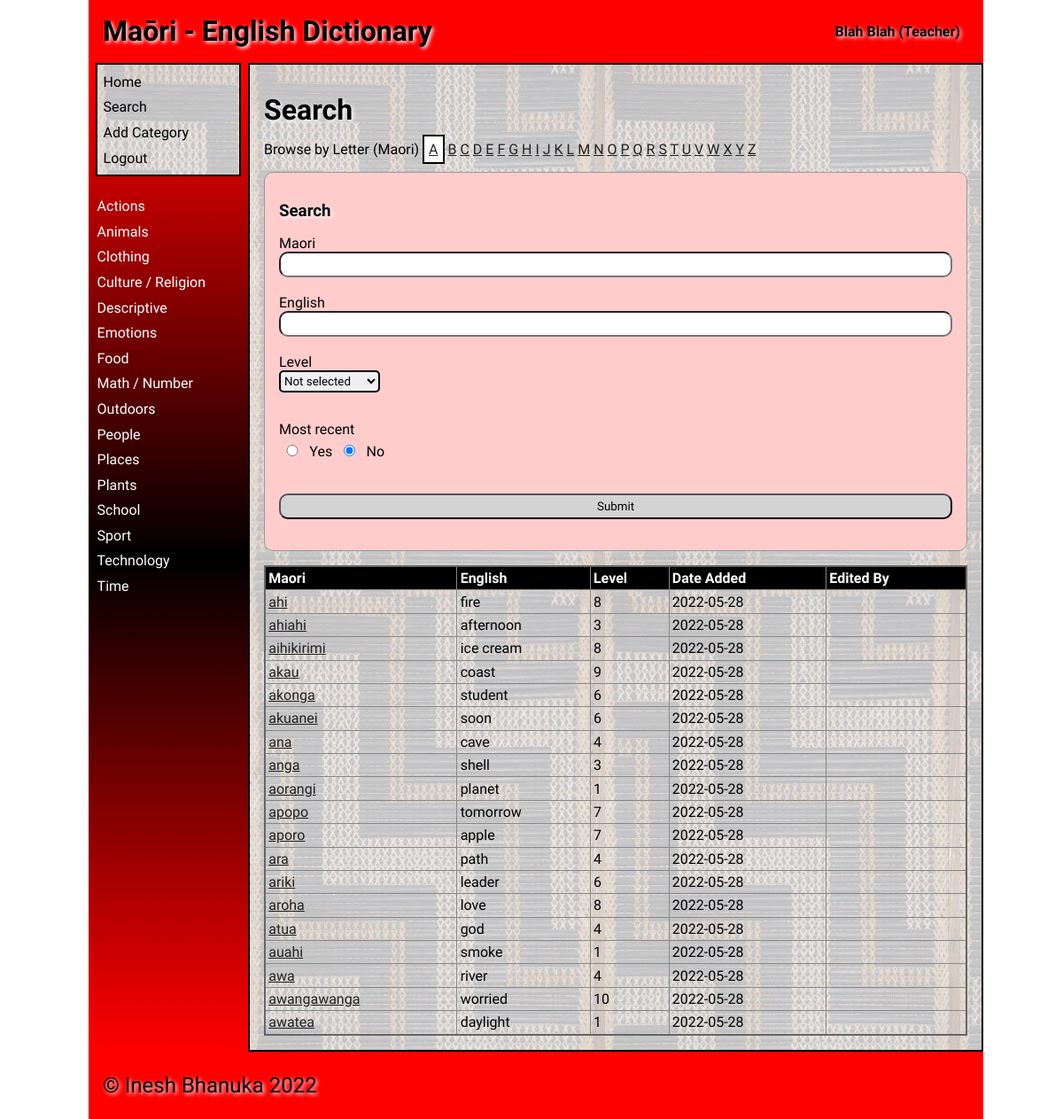
/search/A (signed in), run on the app's committed database.
### tables this page shows
CREATE TABLE "category"
(
    id            integer
        primary key autoincrement,
    category_name varchar(30) not null
);

CREATE TABLE "dictionary"
(
    id          integer
        primary key autoincrement,
    maori       varchar(30)   not null,
    english     varchar(30)   not null,
    description varchar(1000) not null,
    level       integer       not null,
    category_id integer       not null
        references category
            on delete cascade,
    user_id     integer
                              references user_details
                                  on delete set null,
    date_added  datetime      not null
);

### app.py (the view)
@app.route('/search/<letter>', methods=["POST", "GET"])
def render_search(letter):
    error = ""
    if request.method == "POST":
        search_letter = ""
        search_results = do_search_by_form(request.form)
    else:
        search_results = []
        search_letter = letter
        error = request.args.get('error')
        if error is None:
            error = ""
            search_results = do_search_by_browse(letter)
    if search_results is None:
        return redirect(f'/search/~?error=Unexpected+error+has+occurred+during+search+please+try+again+later')
    return render_template('search.html',
                           search_results=search_results,
                           logged_in=is_logged_in(),
                           letter=letter,
                           category_list=get_categories(),
                           selected=get_selected(search_letter),
                           allow_edit=allow_edit(),
                           error=error,
                           current_user=get_user())

### data_access.py (called while the page is built)
def get_connection(db_file):
    try:
        connection = sqlite3.connect(db_file)
        connection.execute('pragma foreign_keys=ON')
        return connection
    except Error as e:
        print(e)
    return None

def execute_query(query, args=None):
    connection = get_connection(DATABASE)
    cursor = connection.cursor()
    try:
        if args is None:
            cursor.execute(query)
        else:
            cursor.execute(query, args)
        query_results = cursor.fetchall()
    except sqlite3.Error as e:
        return e
    finally:
        if connection is not None:
            connection.close()
    return query_results

def get_allow_edit(email):
    query = """SELECT allow_edit
               FROM user_type
               WHERE id = (SELECT user_type_id FROM user_details WHERE email = ?)"""
    query_results = execute_query(query, [email])
    if issubclass(type(query_results), Error) or len(query_results) == 0:
        return None
    return query_results[0][0]

def get_category_list():
    category_list = execute_query("SELECT * FROM category ORDER BY category_name")
    if issubclass(type(category_list), Error):
        return []
    return category_list

def get_browse_results(letter):
    query = """SELECT d.id, d.maori, d.english, d.level, d.date_added, ifnull(u.first_name, ''), ifnull(u.last_name, '')
               FROM dictionary d
               LEFT JOIN user_details u on d.user_id = u.id
               WHERE maori LIKE ?
               ORDER BY maori, english"""
    query_results = execute_query(query, [f"{letter}%"])
    if issubclass(type(query_results), Error):
        return None
    return query_results

### services.py (called while the page is built)
def is_logged_in():
    if session.get('email') is None:
        return False
    else:
        return True

def allow_edit():
    if not is_logged_in():
        return False
    email = session.get('email')
    allow = get_allow_edit(email)
    if allow is None:
        return False
    return allow

def do_search_by_browse(letter):
    search_results = []
    if letter.isalpha() and letter != "~" and len(letter) == 1:
        search_results = get_browse_results(letter)
    return search_results

def get_selected(alphabetic_letter):
    selected = []
    if alphabetic_letter.isalpha() and len(alphabetic_letter) == 1:
        for i in range(26):
            selected.append("")
        selected[string.ascii_lowercase.index(alphabetic_letter.lower())] = "selected"
    return selected

def get_categories():
    return get_category_list()

### templates/search.html (shortened to what this page needs)
{% extends "base.html" %}
{% block main %}
    <h1>Search</h1>
        <div class="letter-label">Browse by Letter (Maori)
        <a href="/search/A" class="{{ selected[0] }}">A</a>
        <a href="/search/B" class="{{ selected[1] }}">B</a>
        <a href="/search/C" class="{{ selected[2] }}">C</a>
        <a href="/search/D" class="{{ selected[3] }}">D</a>
        <a href="/search/E" class="{{ selected[4] }}">E</a>
        <a href="/search/F" class="{{ selected[5] }}">F</a>
        <a href="/search/G" class="{{ selected[6] }}">G</a>
        <a href="/search/H" class="{{ selected[7] }}">H</a>
        <a href="/search/I" class="{{ selected[8] }}">I</a>
        <a href="/search/J" class="{{ selected[9] }}">J</a>
        <a href="/search/K" class="{{ selected[10] }}">K</a>
        <a href="/search/L" class="{{ selected[11] }}">L</a>
        <a href="/search/M" class="{{ selected[12] }}">M</a>
        <a href="/search/N" class="{{ selected[13] }}">N</a>
        <a href="/search/O" class="{{ selected[14] }}">O</a>
        <a href="/search/P" class="{{ selected[15] }}">P</a>
        <a href="/search/Q" class="{{ selected[16] }}">Q</a>
        <a href="/search/R" class="{{ selected[17] }}">R</a>
        <a href="/search/S" class="{{ selected[18] }}">S</a>
        <a href="/search/T" class="{{ selected[19] }}">T</a>
        <a href="/search/U" class="{{ selected[20] }}">U</a>
        <a href="/search/V" class="{{ selected[21] }}">V</a>
        <a href="/search/W" class="{{ selected[22] }}">W</a>
        <a href="/search/X" class="{{ selected[23] }}">X</a>
        <a href="/search/Y" class="{{ selected[24] }}">Y</a>
        <a href="/search/Z" class="{{ selected[25] }}">Z</a>
        </div>
    <form id = "search" class="dataForm" method="post">
        <h3>Search</h3>
            <div class="form-label">Maori</div>
            <div class="form-element"><input type="text" name = "maori" maxlength="30"></div>
        <div class="form-group">
            <div class="form-label">English</div>
            <div class="form-element"><input type="text" name = "english" maxlength="30"></div>
        </div>
        <div class="form-group">
            <div class="form-label">Level</div>
                <div>
                  <select name="level" id="level">
                    <option value="0">Not selected</option>
                  </select>
                </div>
            <div class="form-group-buttons" >
                <div class="form-label">Most recent</div>
                    <div>
                        <input type="radio" id="1" value ="1" name="Date-Added">
                        <label>Yes</label>
                        <input type="radio" id="2" value="0" name="Date-Added" checked>
                        <label>No</label>
                    </div>
            </div>
            <div class="form-group-buttons">
                <div id = "search-submit" class="form-element"><input style="background-color: lightgray;" type="submit" name = "submit" id = "submit"></div>
            </div>
            <div class="form-group"></div>
            </div>
        </form>
    <table id = "search" class="table">
        <thead>
            <tr>
                <th><strong>Maori</strong></th>
                <th><strong>English</strong></th>
                <th><strong>Level</strong></th>
                <th><strong>Date Added</strong></th>
                <th><strong>Edited By</strong></th>
            </tr>
        </thead>
        <tbody>
            {% for word in search_results %}
                <tr>
                    <td><a href="/word/{{ word[0] }}?breadcrumb=/search/{{ letter }}">{{ word[1] }}</a></td>
                    <td>{{ word[2] }}</td>
                    <td>{{ word[3] }}</td>
                    <td>{{ word[4] }}</td>
                    <td>{{ word[5] }}  {{ word[6] }}</td>
                </tr>
            {% endfor %}
        </tbody>
    </table>
{% endblock %}

### templates/base.html (shortened to what this page needs)
<!doctype html>
<html lang="en">
<head>
	<link href="{{ url_for('static', filename='css/style.css') }}" rel="stylesheet">
</head>
<body>
	<div id="container">
		<header>
			<span class="heading">Maōri - English Dictionary</span>
            <span class="right">{{ current_user }}</span>
		</header>
		<nav style="padding-top: 0">
			<ul>
                <div class="main-links">
                    <li><a href="/" style="color: black;">Home</a></li>
                    <li><a href="/search/~" style="color: black;">Search</a></li>
                    {% if logged_in %}
                        {% if allow_edit %}
                            <li><a href="/add_category" style="color: black;">Add Category</a></li>
                        {% endif %}
                        <li><a href="/logout" style="color: black;">Logout</a></li>
                    {% else %}
                        <li><a href="/login" style="color: black;">login</a></li>
                    {% endif %}
                </div>
                <br>
                {% for category in category_list %}
                    <li><a href="/category/{{ category[0] }}">{{ category[1] }}</a></li>
                {% endfor %}
			</ul>
		</nav>
		<main style="border: solid black 2px">
            {% block main %}{% endblock %}
        </main>
		<footer>
			<p>
				&copy; Inesh Bhanuka 2022
			</p>
		</footer>
	</div>
</body>
</html>

### static/css/style.css (style rules this page uses)
* { font-family: Comfortaa, sans-serif; margin: 0; padding: 0; box-sizing: border-box; }
.form-group { padding-top: 3rem; }
.form-group-buttons { padding-top: 2rem; }
select { border: 2px solid black; border-radius: 5px; height: 25px; width: 15%; }
.selected { background-color: white; padding: 5px; border: solid black 2px; }
.main-links { background-image: url('../images/poutama.jpg'); padding: 5px; color: black !important; border: solid black 2px; }
.letter-label { width: 100%; }
.form-label { width: 30%; }
.form-element { width: 70%; float: left; }
#container { display: grid; grid-template-columns: 75px auto; grid-template-areas: 'nav header' 'main main' 'footer footer'; }
.dataForm [type="radio" i] { margin-top: 8px; width: 4%; }
header { grid-area: header; background-color: #f00; padding: 1rem; }
nav { grid-area: nav; }
main { grid-area: main; padding: 1rem; background-color: #edd; }
h1, h2, h3, h4 { padding: 1rem 0; font-family: 'Suez One', serif; color: #000; text-shadow: 2px 2px 4px #fff; }
p { padding: 0.5rem 0; }
a { color: #222; }
.dataForm { margin: 1rem 0; border: 1px solid #999; padding: 1rem; background-color: #fcc; border-radius: 10px; }
.dataForm input, textarea { width: 760px; border-radius: 10px; padding: 0.3rem; margin-bottom: 10px; }
#category-submit, #signup-submit, #login-submit, #word-submit, #signup-reset, #search-submit { width: 760px; }
table { width: 100%; border: 2px solid #666; border-collapse: collapse; }
table thead { background-color: black; color: white; }
th, td { border: 1px solid #888; padding: 0.2rem; text-align: left; }
th { background-color: #000000; color: #ffffff; }
tr th:last-child { width: 90px; }
tr td:last-child { width: 90px; }
#search th:last-child { width: 20%; }
#search td:last-child { width: 20%; }
footer { grid-area: footer; padding: 1rem; background-color: #f00; }
footer p { color: #000; text-shadow: 2px 2px 4px #fff; font-size: 1.5rem; }
.right { float: right; padding: 10px; font-weight: bold; font-family: 'Suez One', serif; text-shadow: 2px 2px 4px #fff; }
.heading { font-size: 2em; margin-block-start: 0.67em; margin-block-end: 0.67em; margin-inline-start: 0; margin-inline-end: 0; font-weight: bold; padding: 1rem 0; font-family: 'Suez One', serif; color: #000; text-shadow: 2px 2px 4px #fff; }
@media only screen and (min-width: 768px) { #container { grid-template-columns: 180px auto; grid-template-areas: 'header header' 'nav main' 'footer footer'; } }
@media only screen and (min-width: 768px) { nav { background: linear-gradient(180deg, rgba(255,0,0,1) 0%, rgba(0, 0, 0, 1) 50%, rgba(255,0,0,1) 100%); padding: 0.5rem; } }
@media only screen and (min-width: 768px) { nav ul { list-style: none; } }
@media only screen and (min-width: 768px) { nav li { padding: 0.3rem 0 0.3rem 0.1rem; } }
@media only screen and (min-width: 768px) { nav a { color: #fff; text-decoration: none; } }
@media only screen and (min-width: 768px) { main { background-image: url('../images/poutama.jpg'); } }
@media only screen and (min-width: 1000px) { #container { width: 1000px; margin: auto; } }

### data on the page
category: category_name "Actions"
category: category_name "Animals"
category: category_name "Clothing"
category: category_name "Culture / Religion"
category: category_name "Descriptive"
category: category_name "Emotions"
category: category_name "Food"
category: category_name "Math / Number"
category: category_name "Outdoors"
category: category_name "People"
category: category_name "Places"
category: category_name "Plants"
category: category_name "School"
category: category_name "Sport"
category: category_name "Technology"
category: category_name "Time"
dictionary: maori "ahi", english "fire", level "8", date_added "2022-05-28"
dictionary: maori "ahiahi", english "afternoon", level "3", date_added "2022-05-28"
dictionary: maori "aihikirimi", english "ice cream", level "8", date_added "2022-05-28"
dictionary: maori "akau", english "coast", level "9", date_added "2022-05-28"
dictionary: maori "akonga", english "student", level "6", date_added "2022-05-28"
dictionary: maori "akuanei", english "soon", level "6", date_added "2022-05-28"
dictionary: maori "ana", english "cave", level "4", date_added "2022-05-28"
dictionary: maori "anga", english "shell", level "3", date_added "2022-05-28"
dictionary: maori "aorangi", english "planet", level "1", date_added "2022-05-28"
dictionary: maori "apopo", english "tomorrow", level "7", date_added "2022-05-28"
dictionary: maori "aporo", english "apple", level "7", date_added "2022-05-28"
dictionary: maori "ara", english "path", level "4", date_added "2022-05-28"
dictionary: maori "ariki", english "leader", level "6", date_added "2022-05-28"
dictionary: maori "aroha", english "love", level "8", date_added "2022-05-28"
dictionary: maori "atua", english "god", level "4", date_added "2022-05-28"
dictionary: maori "auahi", english "smoke", level "1", date_added "2022-05-28"
dictionary: maori "awa", english "river", level "4", date_added "2022-05-28"
dictionary: maori "awangawanga", english "worried", level "10", date_added "2022-05-28"
dictionary: maori "awatea", english "daylight", level "1", date_added "2022-05-28"

### other printed values
{{ current_user }} "Blah Blah (Teacher)"
